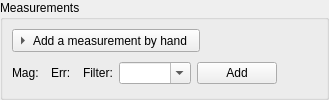
<?xml version="1.0" encoding="UTF-8"?>
<!--
  Visit window fragment (ADR-045): the hand measurement, loaded only for the
  light-curve kinds (sn/hads/variable). It is FOLDED: the visit's points are
  rows in the Results list, so this only has to offer the entry. The class tag
  is VisitWindow so the i18n context carries over. The spins are the
  wheel-guarded Passive widgets, inserted in code (ADR-005).
-->
<ui version="4.0">
 <class>VisitWindow</class>
 <widget class="QGroupBox" name="grp_meas">
  <property name="title"><string>Measurements</string></property>
  <layout class="QVBoxLayout" name="vbox_meas"><property name="leftMargin"><number>9</number></property><property name="topMargin"><number>9</number></property><property name="rightMargin"><number>9</number></property><property name="bottomMargin"><number>9</number></property>
   <item><widget class="QToolButton" name="vp_btn_add_point"><property name="text"><string>Add a measurement by hand</string></property><property name="toolTip"><string>Type a magnitude the night gave you outside the app. It joins the visit's curve and the Results list above</string></property><property name="checkable"><bool>true</bool></property><property name="checked"><bool>false</bool></property><property name="arrowType"><enum>Qt::RightArrow</enum></property><property name="toolButtonStyle"><enum>Qt::ToolButtonTextBesideIcon</enum></property></widget></item>
   <item>
    <widget class="QWidget" name="w_meas">
     <property name="visible"><bool>false</bool></property>
     <layout class="QHBoxLayout" name="row_meas"><property name="leftMargin"><number>0</number></property><property name="topMargin"><number>0</number></property><property name="rightMargin"><number>0</number></property><property name="bottomMargin"><number>0</number></property>
      <item><widget class="QLabel" name="lbl_meas_mag"><property name="text"><string>Mag:</string></property></widget></item>
      <item><widget class="QWidget" name="ph_mag"/></item>
      <item><widget class="QLabel" name="lbl_meas_err"><property name="text"><string>Err:</string></property></widget></item>
      <item><widget class="QWidget" name="ph_err"/></item>
      <item><widget class="QLabel" name="lbl_meas_filter"><property name="text"><string>Filter:</string></property></widget></item>
      <item><widget class="QComboBox" name="cmb_filt"><property name="editable"><bool>true</bool></property></widget></item>
      <item><widget class="QPushButton" name="vp_btn_add_meas"><property name="text"><string>Add</string></property><property name="toolTip"><string>Save the measurement to this visit. Removing it is in the row's own menu, in Results</string></property></widget></item>
      <item><spacer name="hsp_meas"><property name="orientation"><enum>Qt::Horizontal</enum></property><property name="sizeHint" stdset="0"><size><width>40</width><height>20</height></size></property></spacer></item>
     </layout>
    </widget>
   </item>
  </layout>
 </widget>
 <resources/>
 <connections/>
</ui>
